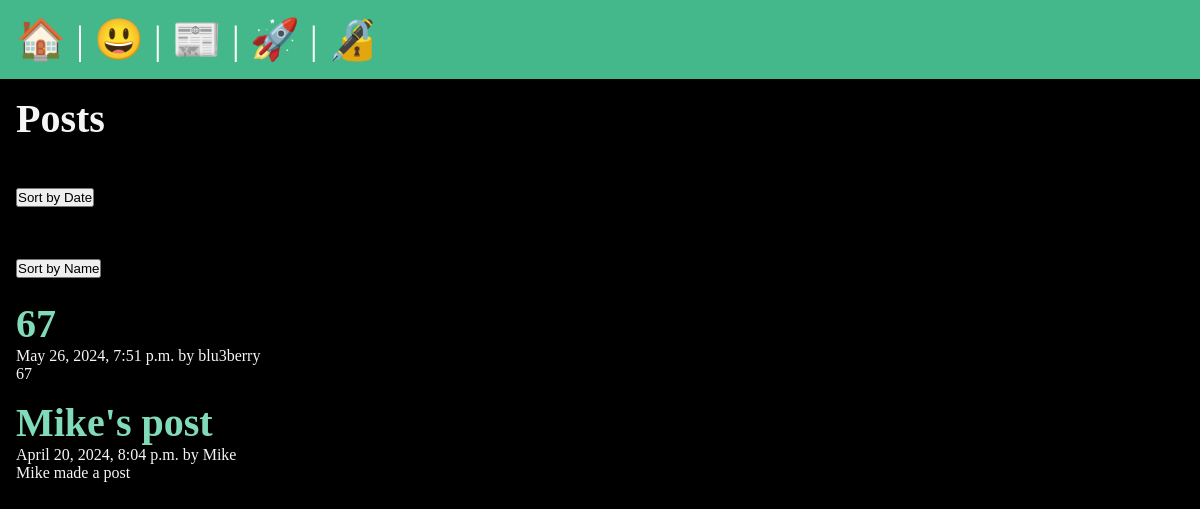
The app's page /posts/, older data.
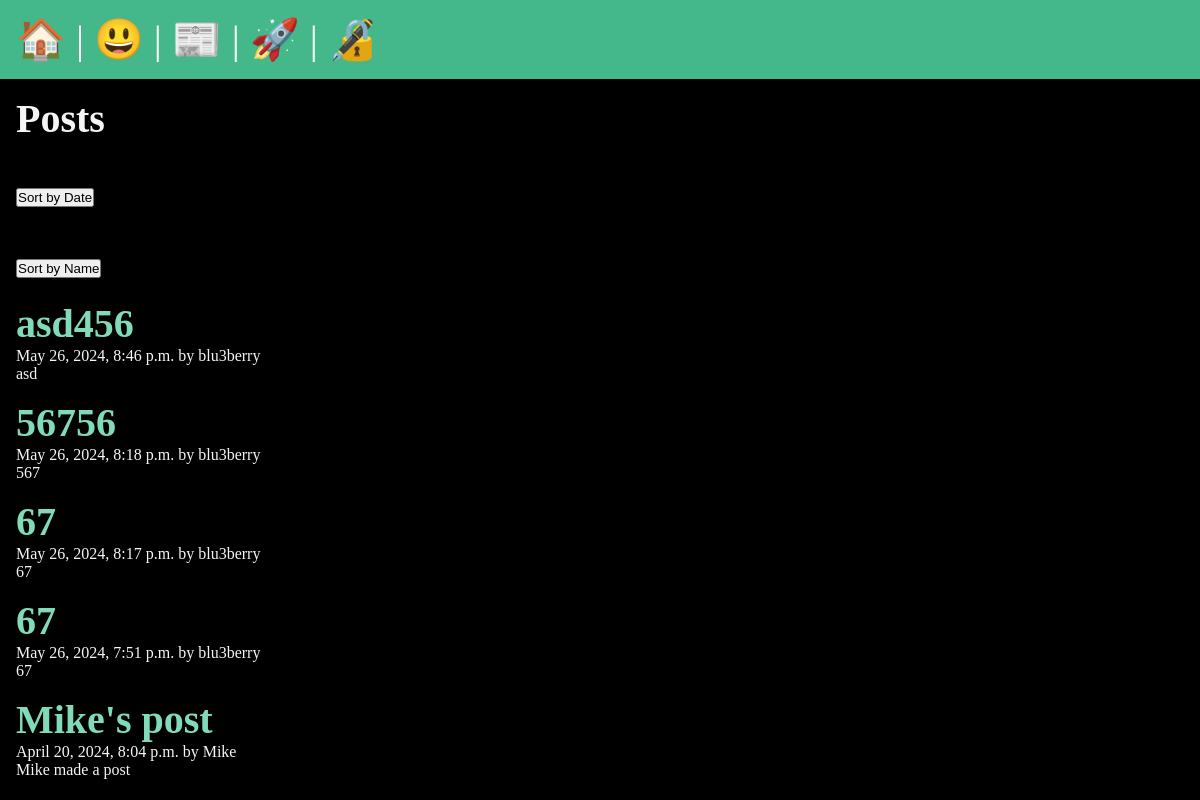
The same page, newer data.
### posts/models.py (models this page shows, shortened)
class Post(models.Model):
    title = models.CharField(max_length=75)
    body = models.TextField()
    slug = models.SlugField()
    date = models.DateTimeField(auto_now_add=True)
    banner = models.ImageField(default='images/fallback.png', blank=True, upload_to='images/')
    author = models.ForeignKey(User, on_delete=models.CASCADE, default=None)

### posts/views.py (the view)
# urls.py: path('', views.posts_lists, name='list'),
def posts_lists(request):
    posts = Post.objects.all().order_by('-date')
    return render(request, 'posts/posts_list.html', {'posts': posts})

### posts/templates/posts/posts_list.html (shortened to what this page needs)
{% extends 'layout.html' %}
{% block content %}
    <section>
        <h1>Posts</h1>
        <form action="{% url 'posts:sort_date' %}">
            <button>Sort by Date</button>
        </form>
    <form action="{% url 'posts:sort_name' %}">
            <button>Sort by Name</button>
        </form>
        {% for post in posts %}
            <article class="post">
                <h2>
                    <a href="{% url 'posts:page' slug=post.slug %}">
                       {{ post.title }}
                    </a>
                </h2>
                <p>{{ post.date }} by {{ post.author }}</p>
                <p>{{ post.body }}</p>
            </article>
        {% endfor %}
    </section>
{% endblock %}

### templates/layout.html (shortened to what this page needs)
<!doctype html>
{% load static %}
<html lang="en">
<head>
    <link rel="stylesheet" href="{% static 'css/style.css' %}">
</head>
<body>
    <nav>
        <a href="/">
            <span role="img" aria-label="Home" title="Home">🏠</span>
        </a> |
        <a href="/about"><span role="img" aria-label="About" title="About">😃</span></a> |
        <a href="{% url 'posts:list' %}"><span role="img" aria-label="Posts" title="Posts">📰</span></a> |
        {%  if user.is_authenticated %}
        <a href="{% url 'posts:new-post' %}"><span role="img" aria-label="New Post" title="New Post">🆕</span></a> |
        <form class="logout" action="{% url 'users:logout' %}" method="post">
            {% csrf_token %}
            <button class="logout-button" aria-label="User Logout" title="User Logout">👋</button>
        </form>
        {% else %}
             <a href="{% url 'users:register' %}"><span role="img" aria-label="User Registration" title="User Registration">🚀</span></a> |
        <a href="{% url 'users:login' %}"><span role="img" aria-label="User Login" title="User Login">🔏</span></a>
        {% endif %}
    </nav>
<main>
    {% block content %}
    {% endblock %}
</main>
</body>
</html>

### static/css/style.css (style rules this page uses)
* { margin: 0; padding: 0; box-sizing: border-box; }
body { min-height: 100vh; background-color: black; color: whitesmoke; font-size: 3rem; }
nav { padding: 1rem; background-color: #44B78B; color: white; font-size: 2.5rem; }
main { padding: 1rem; }
section { display: flex; flex-flow: column; gap: 1rem; }
h1, h2 { font-size: 2.5rem; }
p { font-size: 1rem; }
a { text-decoration: none; color: #81dbb8; }

Row changes from the older to the newer data that the page shows:
added Post: title "asd456", date "May 26, 2024, 8:46 p.m.", author "blu3berry", body "asd"
added Post: title "56756", date "May 26, 2024, 8:18 p.m.", author "blu3berry", body "567"
added Post: title "67", date "May 26, 2024, 8:17 p.m.", author "blu3berry", body "67"
